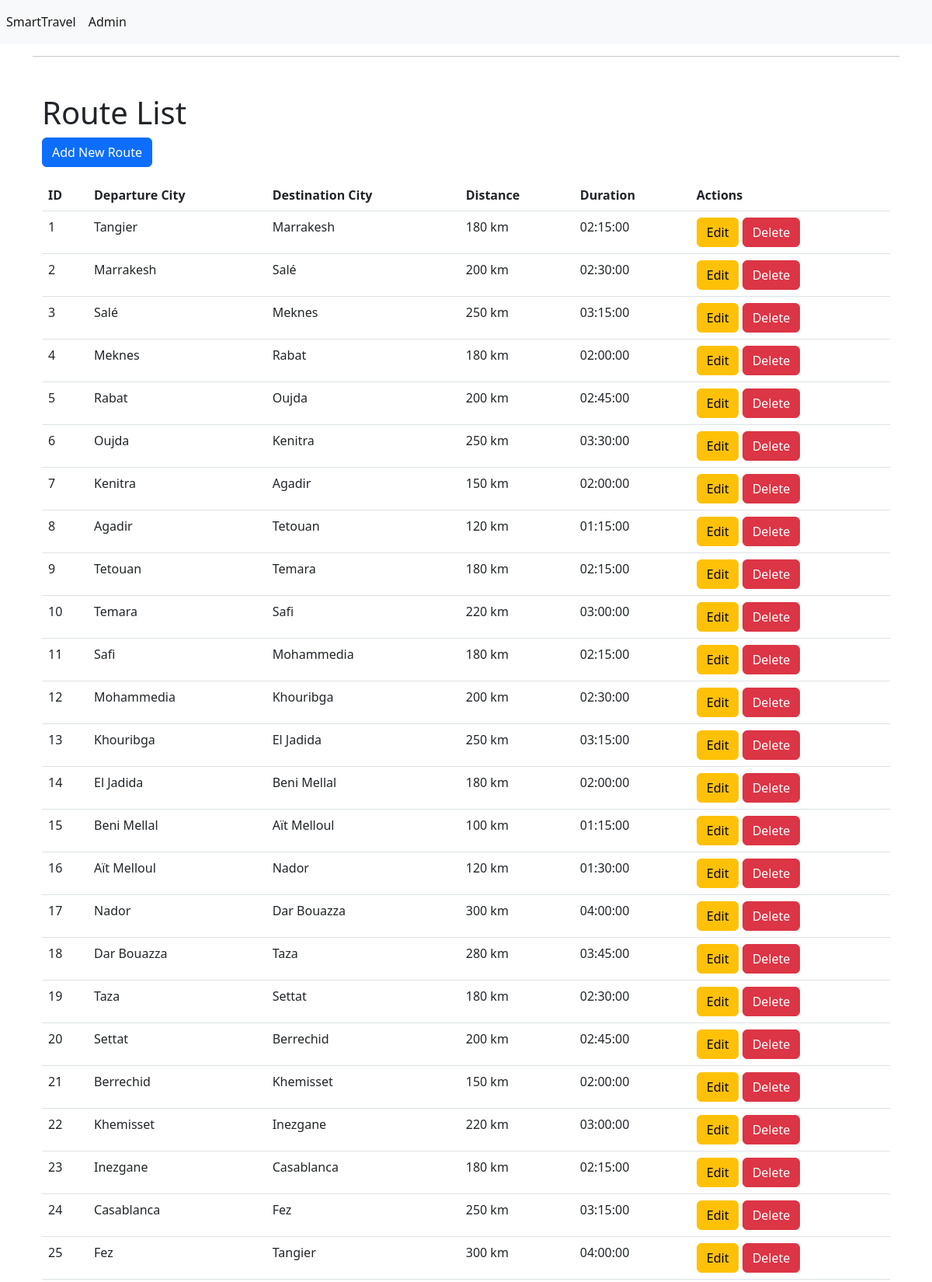
/index.php?action=routeindex (upper part), run on the app's committed database.
### tables this page shows
CREATE TABLE Route (
    routeID INT PRIMARY KEY AUTO_INCREMENT,
    startCityID INT,
    endCityID INT,
    distance VARCHAR(255),
    duration TIME,
    FOREIGN KEY (startCityID) REFERENCES City(cityID),
    FOREIGN KEY (endCityID) REFERENCES City(cityID),
    CHECK (startCityID != endCityID)
);

CREATE TABLE City (
    cityID INT PRIMARY KEY AUTO_INCREMENT,
    cityName VARCHAR(255)
);

### app/controllers/RouteController.php (called while the page is built, shortened)
<?php
class RouteController
{
    private $routeDAO;
    public function __construct()
    {
        $this->routeDAO = new RouteDAO();
    }
    public function index()
    {
        $routes = $this->routeDAO->getAllRoutes();
        include_once 'app/views/route/index.php';
    }
}
?>

### app/models/Database.php (called while the page is built)
<?php
class Database
{
    private $host = "localhost";
    private $dbname = "SmartTravel";
    private $username = "root";
    private $password = "";
    public function getConnection()
    {
        try {
            $conn = new PDO("mysql:host={$this->host};dbname={$this->dbname}", $this->username, $this->password);
            $conn->setAttribute(PDO::ATTR_ERRMODE, PDO::ERRMODE_EXCEPTION);
            return $conn;
        } catch (PDOException $e) {
            echo "Connection failed: " . $e->getMessage();
            return null;
        }
    }
}

### app/models/RouteDAO.php (called while the page is built, shortened)
<?php
include_once 'DatabaseDAO.php';
include_once 'CityDAO.php';
include_once 'Route.php';
class RouteDAO extends DatabaseDAO
{
    public function getAllRoutes()
    {
        $query = "SELECT * FROM Route";
        $result = $this->fetchAll($query);
        $routes = array();
        foreach ($result as $row) {
            $CityDao = new CityDao();
            $startcity = $CityDao->getCityById($row['startCityID']);
            $endcity = $CityDao->getCityById($row['endCityID']);
            $routes[] = new Route($row['routeID'], $startcity, $endcity, $row['distance'], $row['duration']);
        }
        return $routes;
    }
}

### app/models/DatabaseDAO.php (called while the page is built, shortened)
<?php
include_once 'Database.php';
class DatabaseDAO
{
    protected $conn;
    public function __construct()
    {
        $dbConnection = new Database();
        $this->conn = $dbConnection->getConnection();
    }
    public function executeQuery($query, $params = [])
    {
        $stmt = $this->conn->prepare($query);
        $stmt->execute($params);
        return $stmt;
    }
    public function fetchAll($query, $params = [])
    {
        $stmt = $this->executeQuery($query, $params);
        return $stmt ? $stmt->fetchAll(PDO::FETCH_ASSOC) : [];
    }
    public function fetch($query, $params = [])
    {
        $stmt = $this->executeQuery($query, $params);
        return $stmt ? $stmt->fetch(PDO::FETCH_ASSOC) : null;
    }
}

### app/models/CityDAO.php (called while the page is built, shortened)
<?php
include_once 'DatabaseDAO.php';
include_once 'City.php';
class CityDAO extends DatabaseDAO
{
    public function getCityById($cityID)
    {
        $query = "SELECT * FROM City WHERE cityID = :cityID";
        $params = [':cityID' => $cityID];
        $cityData = $this->fetch($query, $params);
        if ($cityData) {
            return new City($cityData['cityID'], $cityData['cityName']);
        }
        return null;
    }
}

### app/models/Route.php (called while the page is built, shortened)
<?php
class Route
{
    private $routeID;
    private $startCity;
    private $endCity;
    private $distance;
    private $duration;
    public function __construct($routeID, $startCity, $endCity, $distance, $duration)
    {
        $this->routeID = $routeID;
        $this->startCity = $startCity;
        $this->endCity = $endCity;
        $this->distance = $distance;
        $this->duration = $duration;
    }
    public function getRouteID()
    {
        return $this->routeID;
    }
    public function getStartCityName()
    {
        return $this->startCity ? $this->startCity->getCityName() : 'Unknown';
    }
    public function getEndCityName()
    {
        return $this->endCity ? $this->endCity->getCityName() : 'Unknown';
    }
    public function getDistance()
    {
        return $this->distance;
    }
    public function getDuration()
    {
        return $this->duration;
    }
}

### app/models/City.php (called while the page is built, shortened)
<?php
class City
{
    private $cityName;
    public function __construct($cityID, $cityName)
    {
        $this->cityName = $cityName;
    }
    public function getCityName()
    {
        return $this->cityName;
    }
}

### app/views/route/index.php (the view, shortened to what this page needs)
<div class="container mt-5">
    <h1>Route List</h1>
    <a href="index.php?action=routecreate" class="btn btn-primary mb-3">Add New Route</a>
    <?php if (!empty($routes)): ?>
        <table class="table">
            <thead>
                <tr>
                    <th>ID</th>
                    <th>Departure City</th>
                    <th>Destination City</th>
                    <th>Distance</th>
                    <th>Duration</th>
                    <th>Actions</th>
                </tr>
            </thead>
            <tbody>
                <?php foreach ($routes as $route): ?>
                    <tr>
                        <td>
                            <?= $route->getRouteID() ?>
                        </td>
                        <td>
                            <?= $route->getStartCityName() ?>
                        </td>
                        <td>
                            <?= $route->getEndCityName() ?>
                        </td>
                        <td>
                            <?= $route->getDistance() ?>
                        </td>
                        <td>
                            <?= $route->getDuration() ?>
                        </td>
                        <td>
                            <a href="index.php?action=routeedit&id=<?= $route->getRouteID() ?>" class="btn btn-warning">Edit</a>
                            <a href="index.php?action=routedelete&id=<?= $route->getRouteID() ?>"
                                class="btn btn-danger">Delete</a>
                        </td>
                    </tr>
                <?php endforeach; ?>
            </tbody>
        </table>
    <?php else: ?>
        <p class="text-center">No routes found.</p>
    <?php endif; ?>
</div>
<?php include_once 'app/views/include/layout.php'; ?>

### data on the page
route: routeID "1", startCityID.cityName "Tangier", endCityID.cityName "Marrakesh", distance "180 km", duration "02:15:00"
route: routeID "2", startCityID.cityName "Marrakesh", endCityID.cityName "Salé", distance "200 km", duration "02:30:00"
route: routeID "3", startCityID.cityName "Salé", endCityID.cityName "Meknes", distance "250 km", duration "03:15:00"
route: routeID "4", startCityID.cityName "Meknes", endCityID.cityName "Rabat", distance "180 km", duration "02:00:00"
route: routeID "5", startCityID.cityName "Rabat", endCityID.cityName "Oujda", distance "200 km", duration "02:45:00"
route: routeID "6", startCityID.cityName "Oujda", endCityID.cityName "Kenitra", distance "250 km", duration "03:30:00"
route: routeID "7", startCityID.cityName "Kenitra", endCityID.cityName "Agadir", distance "150 km", duration "02:00:00"
route: routeID "8", startCityID.cityName "Agadir", endCityID.cityName "Tetouan", distance "120 km", duration "01:15:00"
route: routeID "9", startCityID.cityName "Tetouan", endCityID.cityName "Temara", distance "180 km", duration "02:15:00"
route: routeID "10", startCityID.cityName "Temara", endCityID.cityName "Safi", distance "220 km", duration "03:00:00"
route: routeID "11", startCityID.cityName "Safi", endCityID.cityName "Mohammedia", distance "180 km", duration "02:15:00"
route: routeID "12", startCityID.cityName "Mohammedia", endCityID.cityName "Khouribga", distance "200 km", duration "02:30:00"
route: routeID "13", startCityID.cityName "Khouribga", endCityID.cityName "El Jadida", distance "250 km", duration "03:15:00"
route: routeID "14", startCityID.cityName "El Jadida", endCityID.cityName "Beni Mellal", distance "180 km", duration "02:00:00"
route: routeID "15", startCityID.cityName "Beni Mellal", endCityID.cityName "Aït Melloul", distance "100 km", duration "01:15:00"
route: routeID "16", startCityID.cityName "Aït Melloul", endCityID.cityName "Nador", distance "120 km", duration "01:30:00"
route: routeID "17", startCityID.cityName "Nador", endCityID.cityName "Dar Bouazza", distance "300 km", duration "04:00:00"
route: routeID "18", startCityID.cityName "Dar Bouazza", endCityID.cityName "Taza", distance "280 km", duration "03:45:00"
route: routeID "19", startCityID.cityName "Taza", endCityID.cityName "Settat", distance "180 km", duration "02:30:00"
route: routeID "20", startCityID.cityName "Settat", endCityID.cityName "Berrechid", distance "200 km", duration "02:45:00"
route: routeID "21", startCityID.cityName "Berrechid", endCityID.cityName "Khemisset", distance "150 km", duration "02:00:00"
route: routeID "22", startCityID.cityName "Khemisset", endCityID.cityName "Inezgane", distance "220 km", duration "03:00:00"
route: routeID "23", startCityID.cityName "Inezgane", endCityID.cityName "Casablanca", distance "180 km", duration "02:15:00"
route: routeID "24", startCityID.cityName "Casablanca", endCityID.cityName "Fez", distance "250 km", duration "03:15:00"
route: routeID "25", startCityID.cityName "Fez", endCityID.cityName "Tangier", distance "300 km", duration "04:00:00"
